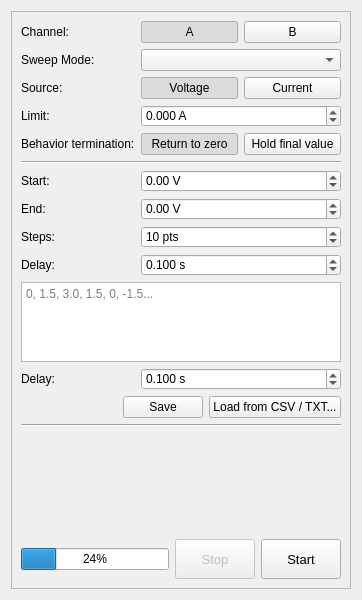
<?xml version="1.0" encoding="UTF-8"?>
<ui version="4.0">
 <class>Sweep</class>
 <widget class="QWidget" name="Sweep">
  <property name="geometry">
   <rect>
    <x>0</x>
    <y>0</y>
    <width>362</width>
    <height>600</height>
   </rect>
  </property>
  <property name="windowTitle">
   <string>Form</string>
  </property>
  <layout class="QVBoxLayout" name="verticalLayout">
   <item>
    <widget class="QFrame" name="frame">
     <property name="styleSheet">
      <string notr="true">QPushButton:checked {color:black;}</string>
     </property>
     <property name="frameShape">
      <enum>QFrame::Shape::StyledPanel</enum>
     </property>
     <property name="frameShadow">
      <enum>QFrame::Shadow::Raised</enum>
     </property>
     <layout class="QVBoxLayout" name="verticalLayout_2">
      <item>
       <widget class="QWidget" name="widget_configuration" native="true">
        <layout class="QVBoxLayout" name="verticalLayout_3">
         <property name="leftMargin">
          <number>0</number>
         </property>
         <property name="topMargin">
          <number>0</number>
         </property>
         <property name="rightMargin">
          <number>0</number>
         </property>
         <property name="bottomMargin">
          <number>0</number>
         </property>
         <item>
          <layout class="QGridLayout" name="gridLayout_configuration">
           <item row="4" column="1">
            <widget class="QDoubleSpinBox" name="doubleSpinBox_limit">
             <property name="minimumSize">
              <size>
               <width>200</width>
               <height>0</height>
              </size>
             </property>
             <property name="suffix">
              <string> A</string>
             </property>
             <property name="decimals">
              <number>3</number>
             </property>
             <property name="minimum">
              <double>-200.000000000000000</double>
             </property>
             <property name="maximum">
              <double>200.000000000000000</double>
             </property>
             <property name="singleStep">
              <double>0.100000000000000</double>
             </property>
            </widget>
           </item>
           <item row="1" column="0">
            <widget class="QLabel" name="label_2">
             <property name="frameShape">
              <enum>QFrame::Shape::NoFrame</enum>
             </property>
             <property name="text">
              <string>Channel:</string>
             </property>
            </widget>
           </item>
           <item row="4" column="0">
            <widget class="QLabel" name="label_3">
             <property name="text">
              <string>Limit:</string>
             </property>
            </widget>
           </item>
           <item row="5" column="1">
            <layout class="QHBoxLayout" name="horizontalLayout_3">
             <item>
              <widget class="QPushButton" name="pushButton_returnZero">
               <property name="text">
                <string>Return to zero</string>
               </property>
               <property name="checkable">
                <bool>true</bool>
               </property>
               <property name="checked">
                <bool>true</bool>
               </property>
              </widget>
             </item>
             <item>
              <widget class="QPushButton" name="pushButton_holdFinal">
               <property name="text">
                <string>Hold final value</string>
               </property>
               <property name="checkable">
                <bool>true</bool>
               </property>
              </widget>
             </item>
            </layout>
           </item>
           <item row="2" column="1">
            <widget class="QComboBox" name="comboBox_mode">
             <property name="minimumSize">
              <size>
               <width>0</width>
               <height>0</height>
              </size>
             </property>
             <property name="placeholderText">
              <string>Mode</string>
             </property>
             <item>
              <property name="text">
               <string>Linear Single</string>
              </property>
             </item>
             <item>
              <property name="text">
               <string>Linear Dual</string>
              </property>
             </item>
             <item>
              <property name="text">
               <string>Logarithmic</string>
              </property>
             </item>
             <item>
              <property name="text">
               <string>Custom List</string>
              </property>
             </item>
            </widget>
           </item>
           <item row="3" column="0">
            <widget class="QLabel" name="label_4">
             <property name="text">
              <string>Source:</string>
             </property>
            </widget>
           </item>
           <item row="5" column="0">
            <widget class="QLabel" name="label_5">
             <property name="text">
              <string>Behavior termination:</string>
             </property>
            </widget>
           </item>
           <item row="3" column="1">
            <layout class="QHBoxLayout" name="horizontalLayout_2">
             <item>
              <widget class="QPushButton" name="pushButton_voltage">
               <property name="text">
                <string>Voltage</string>
               </property>
               <property name="checkable">
                <bool>true</bool>
               </property>
               <property name="checked">
                <bool>true</bool>
               </property>
              </widget>
             </item>
             <item>
              <widget class="QPushButton" name="pushButton_current">
               <property name="text">
                <string>Current</string>
               </property>
               <property name="checkable">
                <bool>true</bool>
               </property>
              </widget>
             </item>
            </layout>
           </item>
           <item row="2" column="0">
            <widget class="QLabel" name="label">
             <property name="text">
              <string>Sweep Mode:</string>
             </property>
            </widget>
           </item>
           <item row="1" column="1">
            <layout class="QHBoxLayout" name="horizontalLayout">
             <item>
              <widget class="QPushButton" name="pushButton_channelA">
               <property name="text">
                <string>A</string>
               </property>
               <property name="checkable">
                <bool>true</bool>
               </property>
               <property name="checked">
                <bool>true</bool>
               </property>
              </widget>
             </item>
             <item>
              <widget class="QPushButton" name="pushButton_channelB">
               <property name="text">
                <string>B</string>
               </property>
               <property name="checkable">
                <bool>true</bool>
               </property>
              </widget>
             </item>
            </layout>
           </item>
          </layout>
         </item>
        </layout>
       </widget>
      </item>
      <item>
       <widget class="Line" name="line_2">
        <property name="orientation">
         <enum>Qt::Orientation::Horizontal</enum>
        </property>
       </widget>
      </item>
      <item>
       <widget class="QWidget" name="widget_StandardPage" native="true">
        <layout class="QVBoxLayout" name="verticalLayout_6">
         <property name="leftMargin">
          <number>0</number>
         </property>
         <property name="topMargin">
          <number>0</number>
         </property>
         <property name="rightMargin">
          <number>0</number>
         </property>
         <property name="bottomMargin">
          <number>0</number>
         </property>
         <item>
          <layout class="QGridLayout" name="gridLayout_StandardPage">
           <item row="2" column="0">
            <widget class="QLabel" name="label_8">
             <property name="text">
              <string>Steps:</string>
             </property>
            </widget>
           </item>
           <item row="1" column="0">
            <widget class="QLabel" name="label_7">
             <property name="text">
              <string>End:</string>
             </property>
            </widget>
           </item>
           <item row="0" column="0">
            <widget class="QLabel" name="label_6">
             <property name="text">
              <string>Start:</string>
             </property>
            </widget>
           </item>
           <item row="3" column="0">
            <widget class="QLabel" name="label_9">
             <property name="text">
              <string>Delay:</string>
             </property>
            </widget>
           </item>
           <item row="0" column="1">
            <widget class="QDoubleSpinBox" name="doubleSpinBox_start">
             <property name="minimumSize">
              <size>
               <width>200</width>
               <height>0</height>
              </size>
             </property>
             <property name="suffix">
              <string> V</string>
             </property>
             <property name="minimum">
              <double>-200.000000000000000</double>
             </property>
             <property name="maximum">
              <double>200.000000000000000</double>
             </property>
             <property name="singleStep">
              <double>0.100000000000000</double>
             </property>
            </widget>
           </item>
           <item row="1" column="1">
            <widget class="QDoubleSpinBox" name="doubleSpinBox_end">
             <property name="suffix">
              <string> V</string>
             </property>
             <property name="minimum">
              <double>-200.000000000000000</double>
             </property>
             <property name="maximum">
              <double>200.000000000000000</double>
             </property>
             <property name="singleStep">
              <double>0.100000000000000</double>
             </property>
            </widget>
           </item>
           <item row="2" column="1">
            <widget class="QSpinBox" name="spinBox_steps">
             <property name="suffix">
              <string> pts</string>
             </property>
             <property name="minimum">
              <number>2</number>
             </property>
             <property name="maximum">
              <number>10000000</number>
             </property>
             <property name="value">
              <number>10</number>
             </property>
            </widget>
           </item>
           <item row="3" column="1">
            <widget class="QDoubleSpinBox" name="doubleSpinBox_delay">
             <property name="suffix">
              <string> s</string>
             </property>
             <property name="decimals">
              <number>3</number>
             </property>
             <property name="maximum">
              <double>600.000000000000000</double>
             </property>
             <property name="singleStep">
              <double>0.100000000000000</double>
             </property>
             <property name="value">
              <double>0.100000000000000</double>
             </property>
            </widget>
           </item>
          </layout>
         </item>
        </layout>
       </widget>
      </item>
      <item>
       <widget class="QWidget" name="widget_customPage" native="true">
        <layout class="QVBoxLayout" name="verticalLayout_5">
         <property name="leftMargin">
          <number>0</number>
         </property>
         <property name="topMargin">
          <number>0</number>
         </property>
         <property name="rightMargin">
          <number>0</number>
         </property>
         <property name="bottomMargin">
          <number>0</number>
         </property>
         <item>
          <layout class="QGridLayout" name="gridLayout_customPage">
           <item row="1" column="0">
            <widget class="QLabel" name="label_10">
             <property name="text">
              <string>Delay:</string>
             </property>
            </widget>
           </item>
           <item row="1" column="1">
            <widget class="QDoubleSpinBox" name="doubleSpinBox_delayCustom">
             <property name="minimumSize">
              <size>
               <width>200</width>
               <height>0</height>
              </size>
             </property>
             <property name="suffix">
              <string> s</string>
             </property>
             <property name="decimals">
              <number>3</number>
             </property>
             <property name="maximum">
              <double>600.000000000000000</double>
             </property>
             <property name="singleStep">
              <double>0.100000000000000</double>
             </property>
             <property name="value">
              <double>0.100000000000000</double>
             </property>
            </widget>
           </item>
           <item row="0" column="0" colspan="2">
            <widget class="QPlainTextEdit" name="plainTextEdit_customPoints">
             <property name="toolTip">
              <string>Enter a list of voltages (comma-separated or on a new line).</string>
             </property>
             <property name="placeholderText">
              <string>0, 1.5, 3.0, 1.5, 0, -1.5...</string>
             </property>
            </widget>
           </item>
           <item row="2" column="0" colspan="2">
            <layout class="QHBoxLayout" name="horizontalLayout_4">
             <item>
              <spacer name="horizontalSpacer">
               <property name="orientation">
                <enum>Qt::Orientation::Horizontal</enum>
               </property>
               <property name="sizeHint" stdset="0">
                <size>
                 <width>40</width>
                 <height>20</height>
                </size>
               </property>
              </spacer>
             </item>
             <item>
              <widget class="QPushButton" name="pushButton_saveCustom">
               <property name="sizePolicy">
                <sizepolicy hsizetype="Maximum" vsizetype="Fixed">
                 <horstretch>0</horstretch>
                 <verstretch>0</verstretch>
                </sizepolicy>
               </property>
               <property name="text">
                <string>Save</string>
               </property>
              </widget>
             </item>
             <item>
              <widget class="QPushButton" name="pushButton_loadCustom">
               <property name="sizePolicy">
                <sizepolicy hsizetype="Maximum" vsizetype="Fixed">
                 <horstretch>0</horstretch>
                 <verstretch>0</verstretch>
                </sizepolicy>
               </property>
               <property name="text">
                <string>Load from CSV / TXT...</string>
               </property>
              </widget>
             </item>
            </layout>
           </item>
          </layout>
         </item>
        </layout>
       </widget>
      </item>
      <item>
       <widget class="Line" name="line">
        <property name="orientation">
         <enum>Qt::Orientation::Horizontal</enum>
        </property>
       </widget>
      </item>
      <item>
       <widget class="QWidget" name="widget_execution" native="true">
        <layout class="QVBoxLayout" name="verticalLayout_4">
         <property name="leftMargin">
          <number>0</number>
         </property>
         <property name="topMargin">
          <number>0</number>
         </property>
         <property name="rightMargin">
          <number>0</number>
         </property>
         <property name="bottomMargin">
          <number>0</number>
         </property>
         <item>
          <layout class="QGridLayout" name="gridLayout_execution">
           <item row="1" column="1">
            <widget class="QPushButton" name="pushButton_stop">
             <property name="enabled">
              <bool>false</bool>
             </property>
             <property name="sizePolicy">
              <sizepolicy hsizetype="Maximum" vsizetype="Fixed">
               <horstretch>0</horstretch>
               <verstretch>0</verstretch>
              </sizepolicy>
             </property>
             <property name="minimumSize">
              <size>
               <width>0</width>
               <height>40</height>
              </size>
             </property>
             <property name="font">
              <font>
               <pointsize>10</pointsize>
               <bold>false</bold>
              </font>
             </property>
             <property name="text">
              <string>Stop</string>
             </property>
            </widget>
           </item>
           <item row="1" column="0">
            <widget class="QProgressBar" name="progressBar">
             <property name="value">
              <number>24</number>
             </property>
            </widget>
           </item>
           <item row="0" column="0" colspan="3">
            <widget class="QWidget" name="widget_preview" native="true">
             <property name="sizePolicy">
              <sizepolicy hsizetype="Preferred" vsizetype="Minimum">
               <horstretch>0</horstretch>
               <verstretch>0</verstretch>
              </sizepolicy>
             </property>
             <property name="minimumSize">
              <size>
               <width>0</width>
               <height>100</height>
              </size>
             </property>
            </widget>
           </item>
           <item row="1" column="2">
            <widget class="QPushButton" name="pushButton_start_pause">
             <property name="sizePolicy">
              <sizepolicy hsizetype="Maximum" vsizetype="Fixed">
               <horstretch>0</horstretch>
               <verstretch>0</verstretch>
              </sizepolicy>
             </property>
             <property name="minimumSize">
              <size>
               <width>0</width>
               <height>40</height>
              </size>
             </property>
             <property name="font">
              <font>
               <pointsize>10</pointsize>
               <bold>false</bold>
              </font>
             </property>
             <property name="text">
              <string>Start</string>
             </property>
             <property name="checkable">
              <bool>true</bool>
             </property>
            </widget>
           </item>
          </layout>
         </item>
        </layout>
       </widget>
      </item>
     </layout>
    </widget>
   </item>
  </layout>
 </widget>
 <resources/>
 <connections/>
</ui>
